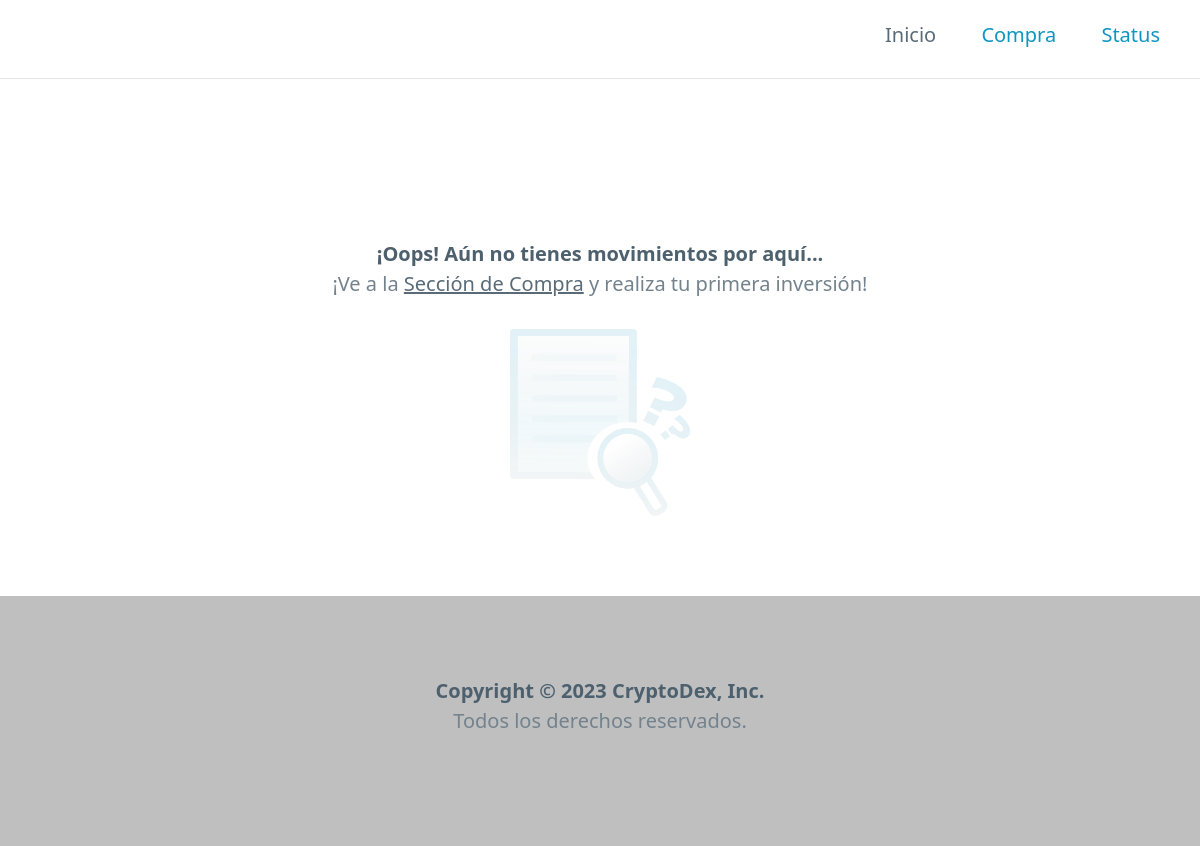
Before: / with the older database file.
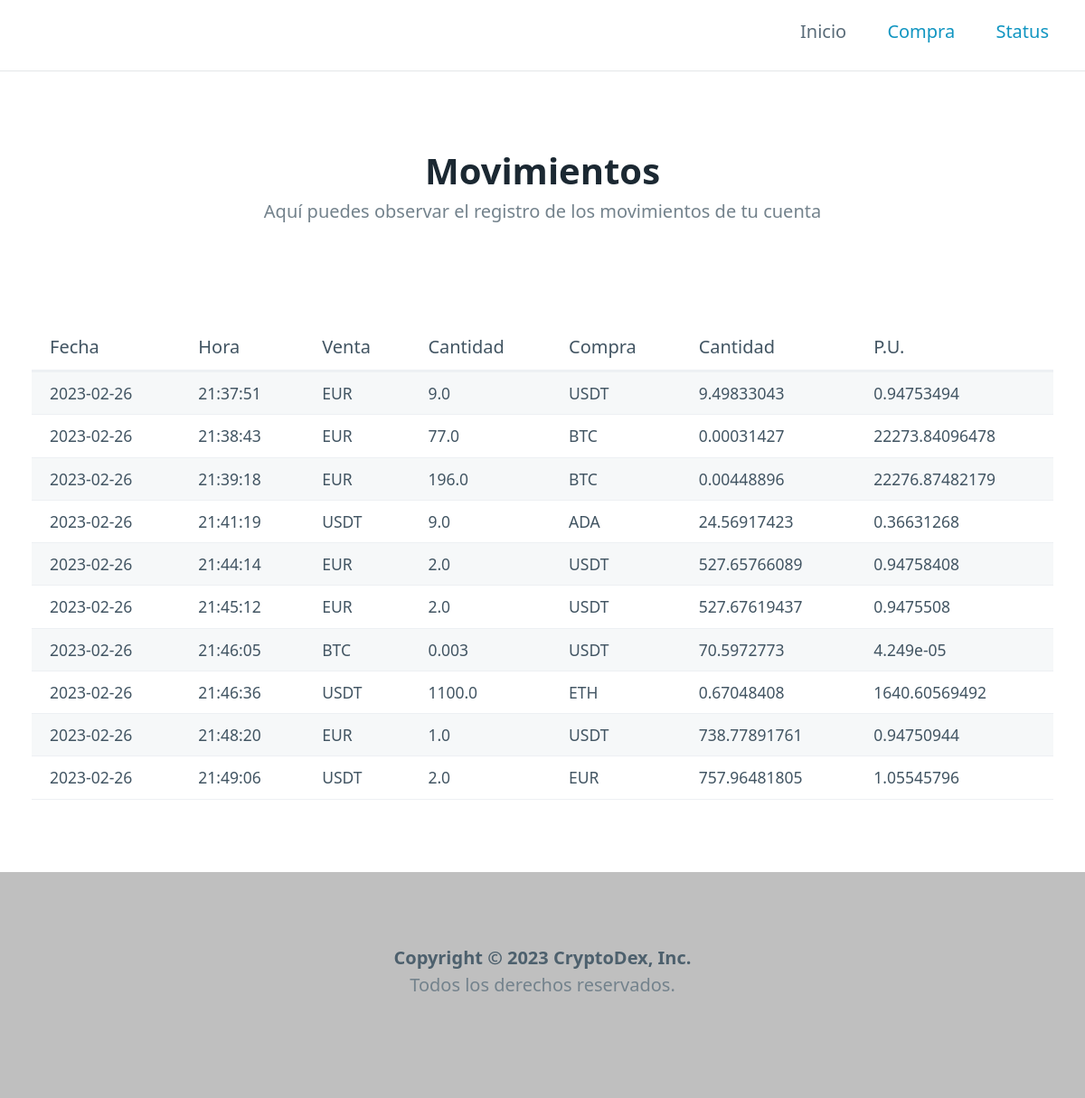
After: the same page with the newer database file.
### tables this page shows
CREATE TABLE transactions (
                    id INTEGER PRIMARY KEY AUTOINCREMENT NOT NULL,
                    date TEXT NOT NULL,
                    time TEXT NOT NULL,
                    coin_from TEXT NOT NULL,
                    q_from REAL NOT NULL,
                    coin_to TEXT NOT NULL,
                    q_to REAL NOT NULL,
                    unit_price REAL NOT NULL
                );

### registro_ig/routes.py (the view)
@app.route("/")
def index():
    register = table_display()
    return render_template('index.html', pageTitle='Registro de movimientos', inicio="secondary", page='index', data=register)

### registro_ig/models.py (called while the page is built)
def table_display():
    connection = Connection('SELECT date, time, coin_from, q_from, coin_to, q_to, unit_price FROM transactions ORDER BY date;')
    rows = connection.res.fetchall()
    fields = connection.res.description
    results = [] # lista para guardar diccionario
    for row in rows:
        data = {} # diccionario para cada registro
        position = 0 # position de columna
        for field in fields:
            data[field[0]] = row[position]
            position += 1
        results.append(data)
    connection.con.commit()
    connection.con.close()
    return results

### registro_ig/templates/index.html
{% extends 'base.html' %}
{% block header%}
    {% if data %}
        <div class="container">
            <hgroup>
                <h1>Movimientos</h1>
                <p>Aquí puedes observar el registro de los movimientos de tu cuenta</p>
            </hgroup>
        </div>
    {% endif %}
{% endblock %}
{% block section %}
    {% if data %}
    <div class="container">
        <table role="grid">
            <thead>
                <tr>
                    <th>Fecha</th>
                    <th>Hora</th>
                    <th>Venta</th>
                    <th>Cantidad</th>
                    <th>Compra</th>
                    <th>Cantidad</th>
                    <th>P.U.</th>
                </tr>
            </thead>
            <tbody>
                {% for field in data %}
                <tr>
                    <td>{{ field.date }}</td>
                    <td>{{ field.time }}</td>
                    <td>{{ field.coin_from }}</td>
                    <td>{{ field.q_from }}</td>
                    <td>{{ field.coin_to }}</td>
                    <td>{{ field.q_to }}</td>
                    <td>{{ field.unit_price }}</td>
                </tr>
                {% endfor %}
            </tbody>
        </table>
    </div>
    {% else %}
    <div class="container">
            <hgroup>
                <h6>¡Oops! Aún no tienes movimientos por aquí...</h6>
                <p>¡Ve a la <a class="secondary" href="/purchase">Sección de Compra</a> y realiza tu primera inversión!</p>
            </hgroup>
    </div>
    <img id="picture_not_found" src="static\images\Not found.png" alt="Registro no disponible" draggable="false">
    {% endif %}
{% endblock %}

### registro_ig/templates/base.html (shortened to what this page needs)
<!DOCTYPE html>
<html lang="en">
<head>
    <link rel="stylesheet" href="/static/css/pico.min.css">
    <link rel="stylesheet" href="/static/css/style.css">
</head>
<body>
    <nav class="container-fluid">
        <div>
            <a href="/">
                <img src="../static/images/CryptoDex_Logo.svg" alt="Logotipo de CryptoDex">
            </a>
        </div>
        <div>
            {% if page == 'index' %}
                <li><a class="{{inicio}}"">Inicio</a></li>
                <li><a href="/purchase">Compra</a></li>
                <li><a href="/status">Status</a></li>
            {% elif page == 'purchase' %}
                <li><a href="/">Inicio</a></li>
                <li><a class="{{compra}}"">Compra</a></li>
                <li><a href="/status">Status</a></li>
            {% elif page == 'status' %}
                <li><a href="/">Inicio</a></li>
                <li><a href="/purchase">Compra</a></li>
                <li><a class="{{status}}">Status</a></li>
            {% endif %}
        </div>
    </nav>
    <header>
        {% block header %}
        {% endblock %}
    </header>
    <section>
        {% block section %}
        {% endblock %}
    </section>
    <footer class="container-fluid">
        <hgroup>
            <h6>
                Copyright © 2023 CryptoDex, Inc.
            </h6>
            <p> Todos los derechos reservados.</p>
        </hgroup>
    </footer>
</body>
</html>

### registro_ig/static/css/style.css (style rules this page uses)
nav { border-bottom: 1px solid rgba(115, 130, 140, 0.2); }
nav div a { display: inline; margin: 0; padding-bottom: 0.80rem; }
header div hgroup { text-align: center; }
div hgroup p, div hgroup h6 { text-align: center; }
footer { text-align: center; background-color: rgba(0, 0, 0, 0.25) ; }

Changed rows visible on the page:
added transactions: date "2023-02-26", time "21:37:51", coin_from "EUR", q_from "9.0", coin_to "USDT", q_to "9.49833043", unit_price "0.94753494"
added transactions: date "2023-02-26", time "21:38:43", coin_from "EUR", q_from "77.0", coin_to "BTC", q_to "0.00031427", unit_price "22273.84096478"
added transactions: date "2023-02-26", time "21:39:18", coin_from "EUR", q_from "196.0", coin_to "BTC", q_to "0.00448896", unit_price "22276.87482179"
added transactions: date "2023-02-26", time "21:41:19", coin_from "USDT", q_from "9.0", coin_to "ADA", q_to "24.56917423", unit_price "0.36631268"
added transactions: date "2023-02-26", time "21:44:14", coin_from "EUR", q_from "2.0", coin_to "USDT", q_to "527.65766089", unit_price "0.94758408"
added transactions: date "2023-02-26", time "21:45:12", coin_from "EUR", q_from "2.0", coin_to "USDT", q_to "527.67619437", unit_price "0.9475508"
added transactions: date "2023-02-26", time "21:46:05", coin_from "BTC", q_from "0.003", coin_to "USDT", q_to "70.5972773", unit_price "4.249e-05"
added transactions: date "2023-02-26", time "21:46:36", coin_from "USDT", q_from "1100.0", coin_to "ETH", q_to "0.67048408", unit_price "1640.60569492"
added transactions: date "2023-02-26", time "21:48:20", coin_from "EUR", q_from "1.0", coin_to "USDT", q_to "738.77891761", unit_price "0.94750944"
added transactions: date "2023-02-26", time "21:49:06", coin_from "USDT", q_from "2.0", coin_to "EUR", q_to "757.96481805", unit_price "1.05545796"
Other visible differences:
text no longer shown: "¡Oops! Aún no tienes movimientos por aquí... ¡Ve a la Sección de Compra y realiza tu primera inversión!"
text now shown: "Movimientos Aquí puedes observar el registro de los movimientos de tu cuenta Fecha Hora Venta Cantidad Compra Cantidad P.U."
